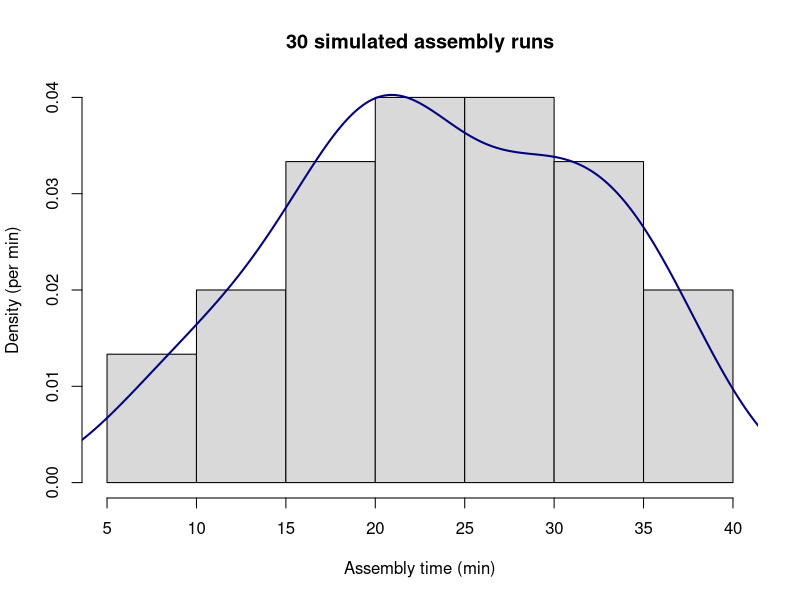
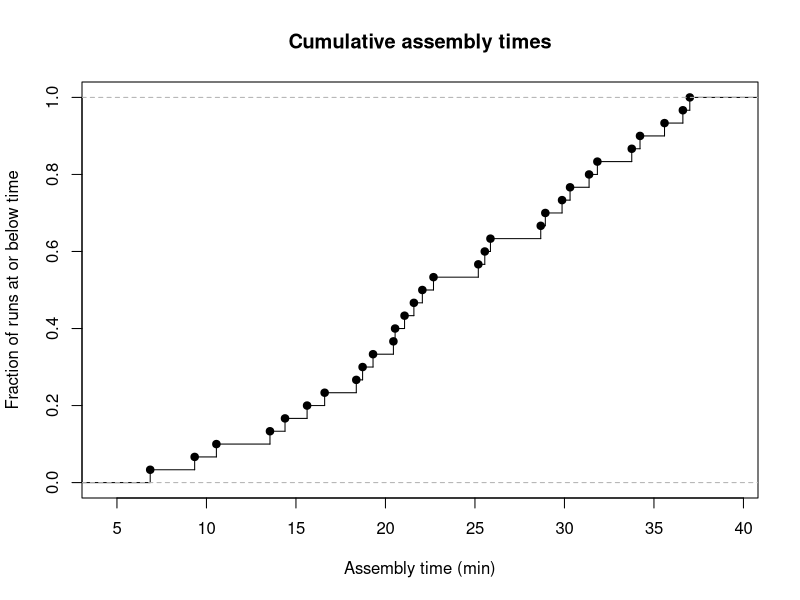
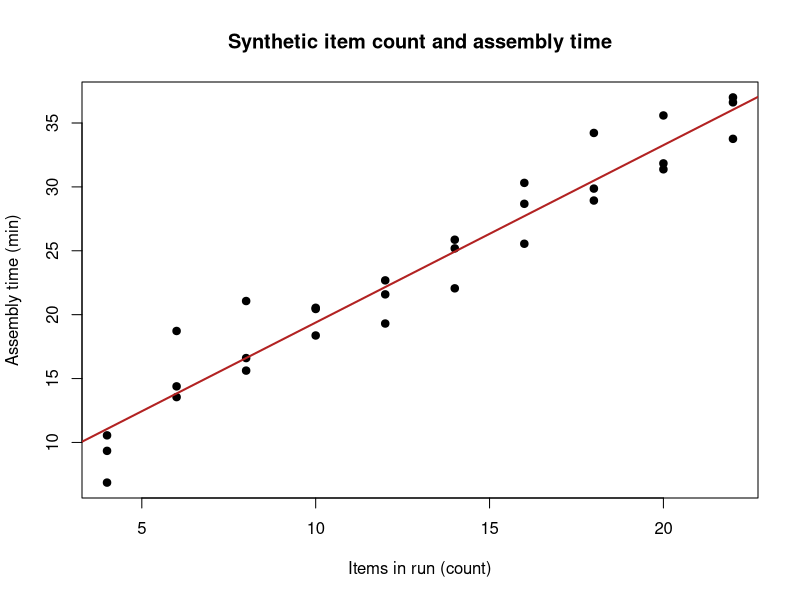
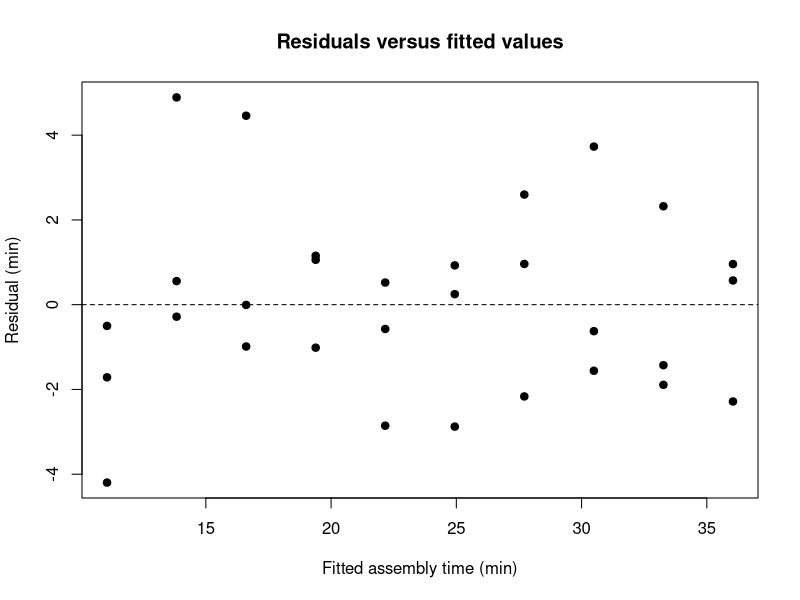
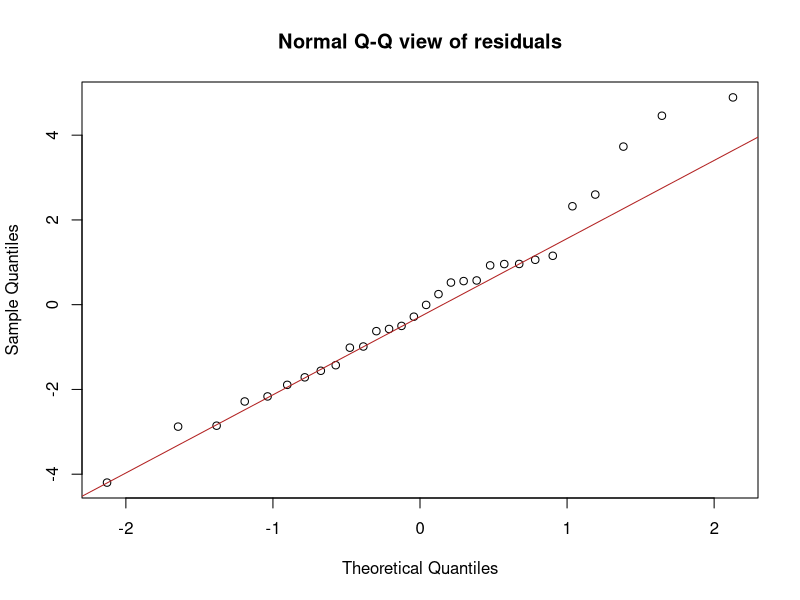
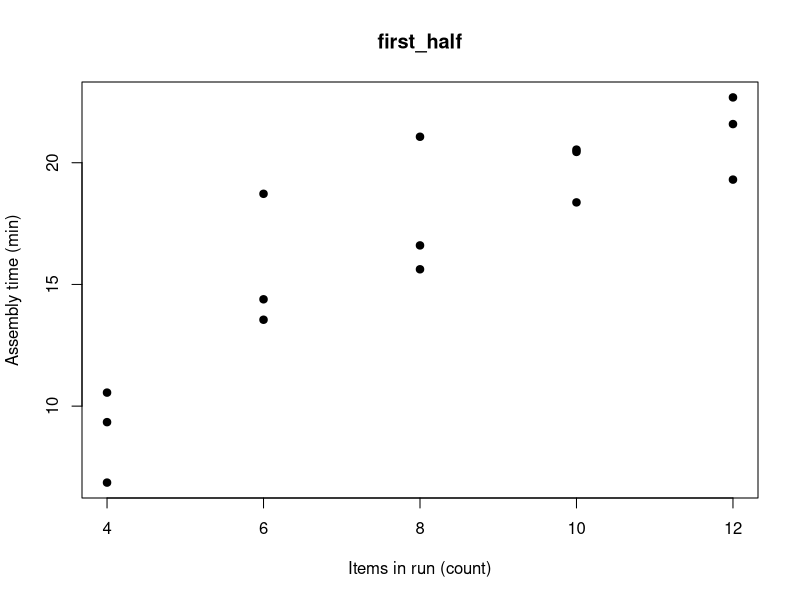
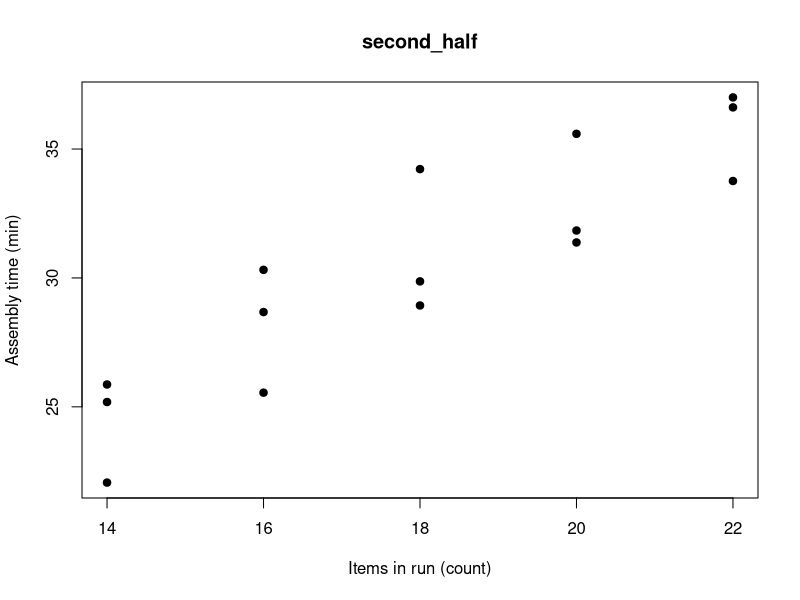
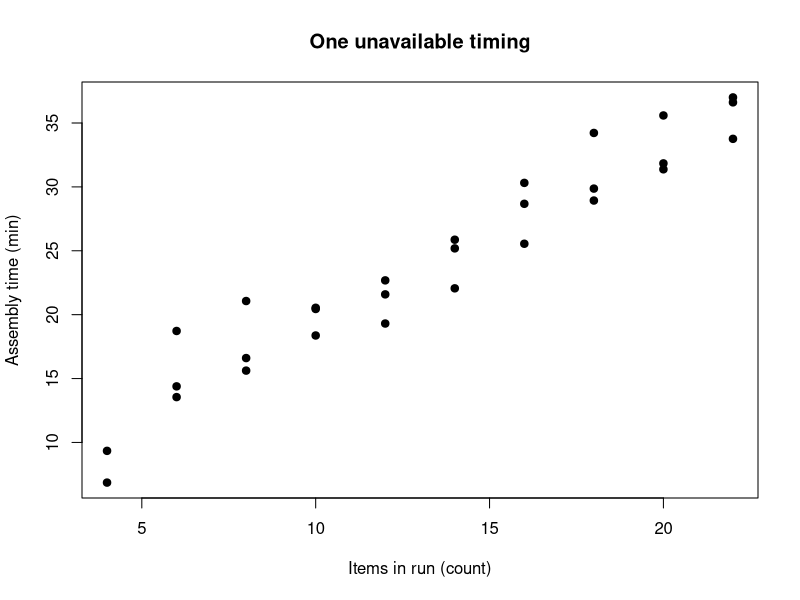

These figures' R source, in order:
## ---- chunk 1
if (!requireNamespace("dplyr", quietly = TRUE)) stop("Install dplyr in your own R library")
if (utils::packageVersion("dplyr") < "1.1.0") stop("This lesson needs dplyr >= 1.1.0")
## ---- chunk 2
visitors <- data.frame(
  visitor = c("vA", "vB", "vC", "vD", "vE", "vF"),
  bench = c("oak", "elm", "oak", "elm", "oak", "elm"),
  sessions = c(1L, 2L, 1L, 3L, 2L, 4L)
)
feedback <- data.frame(
  visitor = c("vA", "vB", "vD", "vF", "vZ"),
  clarity_code = c(1L, 2L, 9L, 3L, 2L)
)
stopifnot(!anyNA(visitors$visitor), !anyDuplicated(visitors$visitor))
stopifnot(!anyNA(feedback$visitor), !anyDuplicated(feedback$visitor))
print(dim(visitors))
print(dim(feedback))
## ---- chunk 3
matched_feedback <- dplyr::inner_join(visitors, feedback, by = "visitor", relationship = "one-to-one")
all_visitors <- dplyr::left_join(visitors, feedback, by = "visitor", relationship = "one-to-one")
print(all_visitors)
stopifnot(nrow(matched_feedback) == 4L, nrow(all_visitors) == 6L)
stopifnot(sum(is.na(all_visitors$clarity_code)) == 2L)
stopifnot(identical(all_visitors$visitor[is.na(all_visitors$clarity_code)], c("vC", "vE")))
stopifnot(identical(dplyr::anti_join(feedback, visitors, by = "visitor")$visitor, "vZ"))
## ---- chunk 4
feedback_repeated <- rbind(feedback, feedback[1, ])
relationship_error <- tryCatch(
  dplyr::left_join(visitors, feedback_repeated, by = "visitor", relationship = "one-to-one"),
  error = function(e) conditionMessage(e)
)
stopifnot(is.character(relationship_error), length(relationship_error) == 1L)
expanded_visitors <- dplyr::left_join(visitors, feedback_repeated, by = "visitor", relationship = "one-to-many")
stopifnot(nrow(expanded_visitors) == 7L)
## ---- chunk 5
all_visitors$response_state <- ifelse(
  is.na(all_visitors$clarity_code), "no matched response",
  ifelse(all_visitors$clarity_code == 9L, "declined", "rated")
)
all_visitors$clarity <- factor(
  all_visitors$clarity_code, levels = c(1L, 2L, 3L),
  labels = c("low", "medium", "high"), ordered = TRUE
)
print(table(all_visitors$response_state))
clarity_frequency <- table(all_visitors$clarity)
print(clarity_frequency)
print(cumsum(clarity_frequency))
stopifnot(sum(all_visitors$response_state == "rated") == 3L)
stopifnot(sum(is.na(all_visitors$clarity)) == 3L)
stopifnot(identical(as.integer(clarity_frequency), c(1L, 1L, 1L)))
## ---- chunk 6
set.seed(4308)
item_count <- rep(seq(4, 22, by = 2), each = 3)
assembly_runs <- data.frame(
  run = sprintf("a%02d", seq_along(item_count)),
  items = item_count,
  minutes = 6 + 1.4 * item_count + rnorm(length(item_count), mean = 0, sd = 2)
)
stopifnot(nrow(assembly_runs) == 30L, !anyDuplicated(assembly_runs$run))
stopifnot(is.numeric(assembly_runs$minutes), !anyNA(assembly_runs))
print(range(assembly_runs$items))
## ---- chunk 7
assembly_hist <- hist(assembly_runs$minutes, breaks = 6, probability = TRUE,
                      main = "30 simulated assembly runs", xlab = "Assembly time (min)",
                      ylab = "Density (per min)", col = "grey85")
lines(density(assembly_runs$minutes), col = "navy", lwd = 2)
stopifnot(sum(assembly_hist$counts) == 30L)
assembly_ecdf <- ecdf(assembly_runs$minutes)
plot(assembly_ecdf, main = "Cumulative assembly times", xlab = "Assembly time (min)",
     ylab = "Fraction of runs at or below time", verticals = TRUE)
print(assembly_ecdf(30))
stopifnot(assembly_ecdf(30) == mean(assembly_runs$minutes <= 30))
## ---- chunk 8
assembly_model <- lm(minutes ~ items, data = assembly_runs)
print(round(coef(assembly_model), 3))
print(summary(assembly_model)$r.squared)
plot(assembly_runs$items, assembly_runs$minutes,
     xlab = "Items in run (count)", ylab = "Assembly time (min)",
     main = "Synthetic item count and assembly time", pch = 19)
abline(assembly_model, col = "firebrick", lwd = 2)
stopifnot(nobs(assembly_model) == 30L)
stopifnot(identical(names(coef(assembly_model)), c("(Intercept)", "items")))
stopifnot(abs(coef(assembly_model)["items"] - 1.4) < 0.3)
## ---- chunk 9
plot(fitted(assembly_model), resid(assembly_model),
     xlab = "Fitted assembly time (min)", ylab = "Residual (min)",
     main = "Residuals versus fitted values", pch = 19)
abline(h = 0, lty = 2)
qqnorm(resid(assembly_model), main = "Normal Q-Q view of residuals")
qqline(resid(assembly_model), col = "firebrick")
stopifnot(length(resid(assembly_model)) == 30L)
## ---- chunk 10
plot_run_table <- function(tbl, label) {
  if (!is.data.frame(tbl) || !all(c("items", "minutes") %in% names(tbl))) {
    stop("table needs items and minutes columns")
  }
  if (!is.numeric(tbl$items) || !is.numeric(tbl$minutes)) stop("plot columns must be numeric")
  valid <- is.finite(tbl$items) & is.finite(tbl$minutes)
  if (sum(valid) < 3L) stop("need at least three finite pairs")
  observed <- tbl[valid, c("items", "minutes"), drop = FALSE]
  plot(observed$items, observed$minutes, main = label,
       xlab = "Items in run (count)", ylab = "Assembly time (min)", pch = 19)
  return(list(label = label, measured = nrow(observed), excluded = sum(!valid)))
}
run_tables <- list(first_half = assembly_runs[1:15, ], second_half = assembly_runs[16:30, ])
plot_records <- lapply(names(run_tables), function(nm) plot_run_table(run_tables[[nm]], nm))
print(vapply(plot_records, function(record) record$measured, integer(1)))
invalid_table_error <- tryCatch(plot_run_table(data.frame(items = 1:4), "bad table"),
                               error = function(e) conditionMessage(e))
stopifnot(identical(vapply(plot_records, function(record) record$measured, integer(1)), c(15L, 15L)))
stopifnot(identical(invalid_table_error, "table needs items and minutes columns"))
with_gap <- assembly_runs
with_gap$minutes[1] <- NA_real_
gap_record <- plot_run_table(with_gap, "One unavailable timing")
stopifnot(gap_record$measured == 29L, gap_record$excluded == 1L)
## ---- chunk 11
analysis_record <- list(
  observations = nobs(assembly_model),
  slope_minutes_per_item = unname(coef(assembly_model)["items"]),
  seed = 4308L,
  r_version = R.version.string,
  dplyr_version = as.character(utils::packageVersion("dplyr"))
)
print(analysis_record)
stopifnot(analysis_record$observations == 30L)
